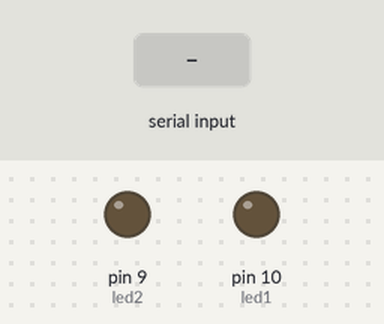
A sketch run on a simulated Arduino Uno, built with avr-gcc and run on an emulated ATmega328P. Parts: output pins drawn as LEDs (lit = HIGH). The test bench sets the inputs (shaded band).

Above: at 1.2 s.
1.3 s: "90,45\n" received over Serial
At 2.1 s:
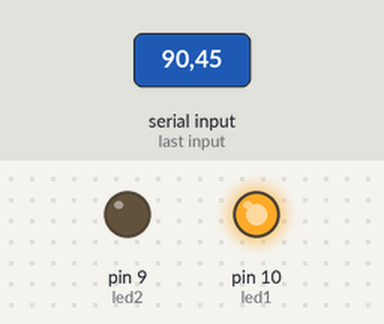
Timing chart, 0 to 4.3 s (numbered marks = the images above; inputs shaded):
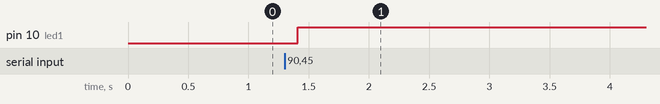

The sketch:

P10_Protoboard_Led.ino
```cpp
int led1 = 10;
int led2 = 9;
int led3 = 8;
int led4 = 7;

void setup() {
  // put your setup code here, to run once:
  pinMode(led1, OUTPUT);
  pinMode(led2, OUTPUT);
  Serial.begin(9600);
  Serial.setTimeout(10);
}

int v;

void loop() {
  // put your main code here, to run repeatedly:
  if (Serial.available()>0) {
    v=Serial.readString().toInt();
    digitalWrite(led1, v);
  }

  delay(100);
}
```

Measured:
- after the input at 1.3 s, pin 10 (led1): LOW → HIGH after 0.11 s
